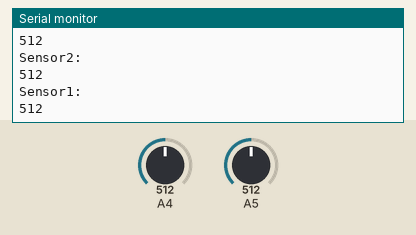
The sketch below on a simulated Arduino Uno, built with avr-gcc and run on an emulated ATmega328P. Parts: the last lines printed to the serial monitor. Inputs (shaded band) come from the test bench; at power-on: A5 = 512, A4 = 512.

Above: at 1.2 s.
1.3 s: A5 set to 105
At 2.1 s:
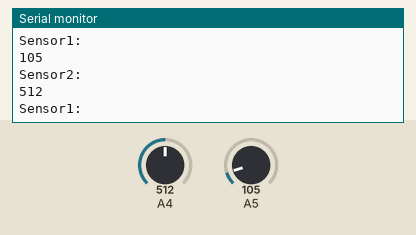
2.8 s: A5 set to 94
At 3.5 s:
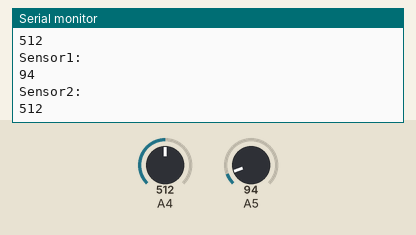
5.8 s: A4 set to 107
At 6.6 s:
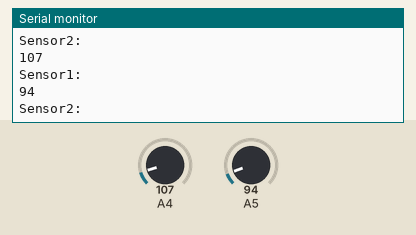
8.8 s: A4 set to 95
At 9.4 s:
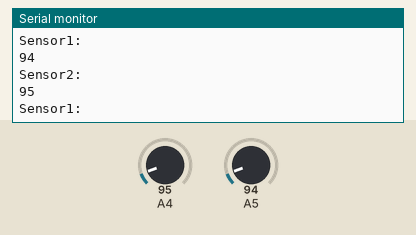
Timing chart, 0 to 11.8 s (numbered marks = the images above; inputs shaded):
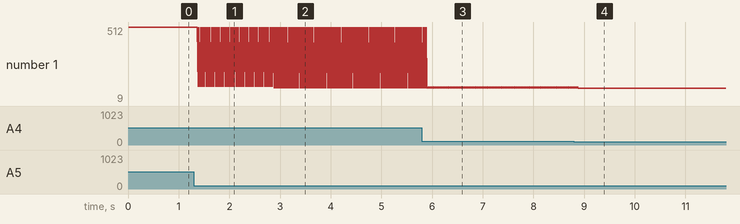

The sketch:

Flame_Sensor_Example.ino
```cpp
/* Flame Sensor analog example.
Code by Reichenstein7 (thejamerson.com)

Flame Sensor Ordered from DX ( http://www.dx.com/p/arduino-flame-sensor-for-temperature-
detection-blue-dc-3-3-5v-118075?tc=USD&gclid=CPX6sYCRrMACFZJr7AodewsA-Q#.U_n5jWOrjfU )

To test view the output, point a serial monitor such as Putty at your arduino.
*/

// lowest and highest sensor readings:
const int sensorMin = 0;     // sensor minimum
const int sensorMax = 1024;  // sensor maximum

void setup() {
  // initialize serial communication @ 9600 baud:
  Serial.begin(9600);
}
void loop() {
  // read the sensor on analog A0:
	int sensorReading1 = analogRead(A5);
  int sensorReading2 = analogRead(A4);
  // map the sensor range (four options):
  // ex: 'long int map(long int, long int, long int, long int, long int)'
	int range1 = map(sensorReading1, sensorMin, sensorMax, 0, 3);
  int range2 = map(sensorReading2, sensorMin, sensorMax, 0, 3);

  Serial.println("Sensor1:");
  Serial.println(sensorReading1);
  Serial.println("Sensor2:");
  Serial.println(sensorReading2);

  /*
  // range value:
  switch (range) {
  case 0:    // A fire closer than 1.5 feet away.
    Serial.println("** Close Fire **");
    break;
  case 1:    // A fire between 1-3 feet away.
    Serial.println("** Distant Fire **");
    break;
  case 2:    // No fire detected.
    Serial.println("No Fire");
    break;
  }
  */
  delay(1);  // delay between reads
}
```

Measured:
- the behaviour switches between 100 and 99 on A5 (found by bisection; images 1 and 2)
- after the input at 1.3 s, the serial monitor: prints a new line after 0.08 s (image 1)
- after the input at 2.8 s, the serial monitor: prints a new line after 0.08 s (image 2)
- after the input at 5.8 s, the serial monitor: prints a new line after 0.11 s (image 3)
- after the input at 8.8 s, the serial monitor: prints a new line after 0.10 s (image 4)
- plotted number 1: 512 → 105 after the input at 1.3 s, 94 → 9 after the input at 8.8 s
